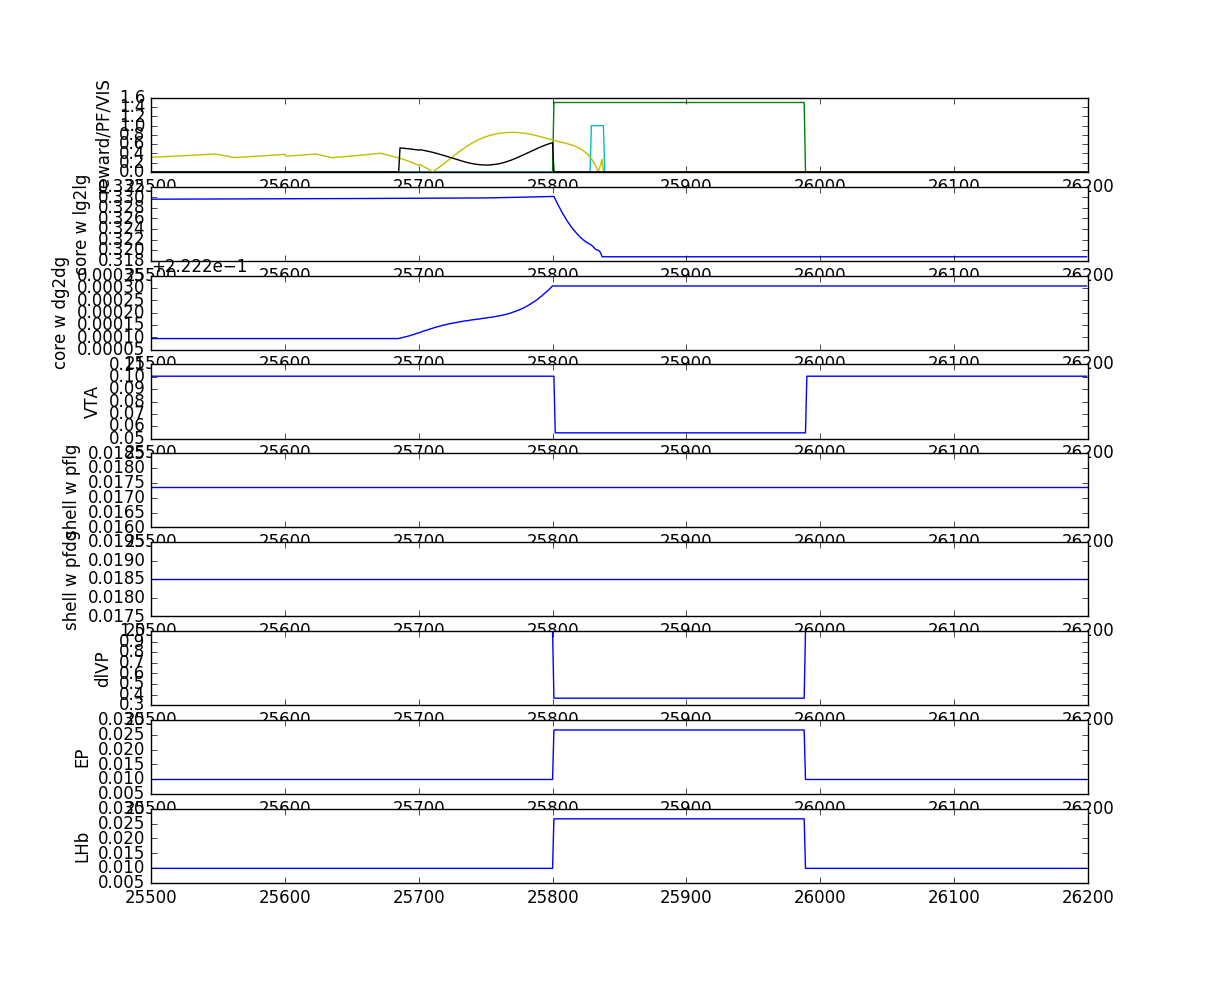

Source code (Python):
import numpy as np
import pylab as pl
#
data = np.loadtxt('../log.dat');
#
fig = pl.figure(1)
#
a = 25500
b = 26200
pl.title('Full Reversal run');
# compound
pl.subplot(911);
pl.plot(data[a:b,0],data[a:b,1]*4);
pl.plot(data[a:b,0],data[a:b,2]*1.5);
pl.plot(data[a:b,0],data[a:b,3]*1.5);
pl.plot(data[a:b,0],data[a:b,4]);
pl.plot(data[a:b,0],data[a:b,5]);
pl.plot(data[a:b,0],data[a:b,6]);
pl.plot(data[a:b,0],data[a:b,7]);
pl.ylabel('reward/PF/VIS');
# 
pl.subplot(912);
pl.plot(data[a:b,0],data[a:b,8]);
pl.ylabel('core w lg2lg');
#
pl.subplot(913);
pl.plot(data[a:b,0],data[a:b,10]);
pl.ylabel('core w dg2dg');
#
pl.subplot(914);
pl.plot(data[a:b,0],data[a:b,14]);
pl.ylabel('VTA');
#
pl.subplot(915);
pl.plot(data[a:b,0],data[a:b,17]);
pl.ylabel('shell w pflg');
#
pl.subplot(916);
pl.plot(data[a:b,0],data[a:b,18]);
pl.ylabel('shell w pfdg');
#
pl.subplot(917);
pl.plot(data[a:b,0],data[a:b,19]);
pl.ylabel('dlVP');
#
pl.subplot(918);
pl.plot(data[a:b,0],data[a:b,20]);
pl.ylabel('EP');
#
pl.subplot(919);
pl.plot(data[a:b,0],data[a:b,21]);
pl.ylabel('LHb');
pl.show();
